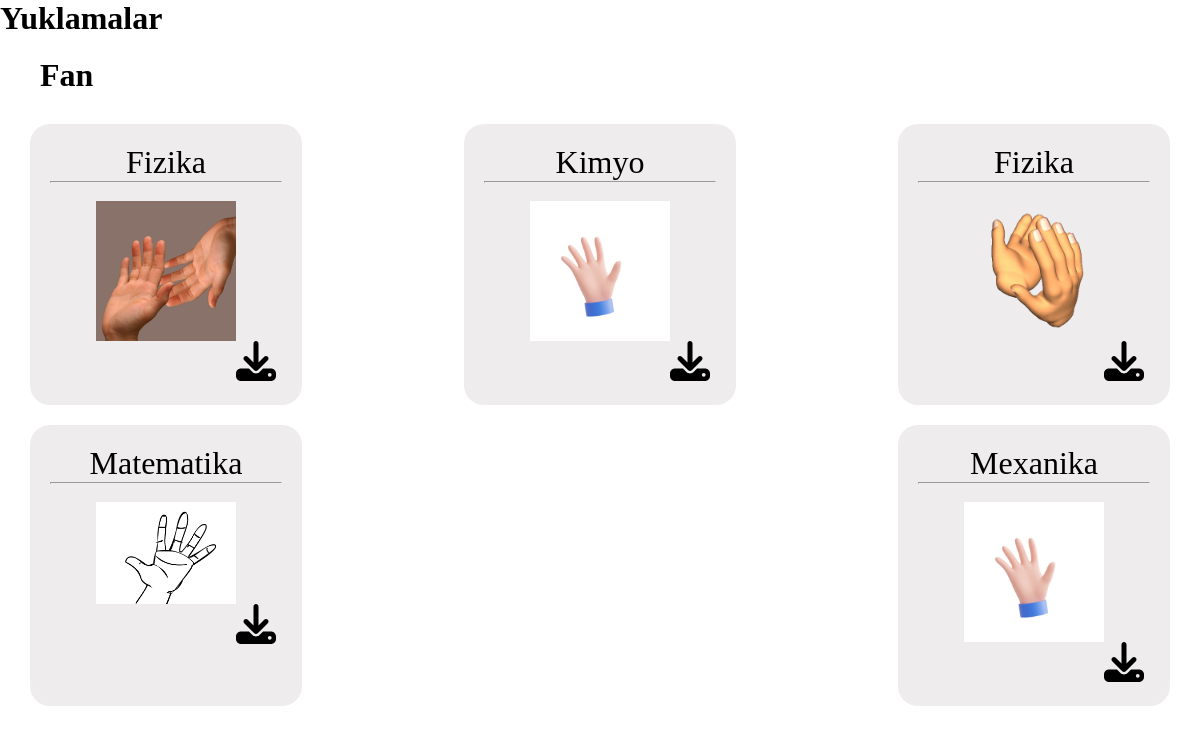
Page /kopsozlar/4 on the committed database.
### asosiy/models.py (models this page shows, shortened)
class Sozlar(models.Model):
    bolim_fk=models.ForeignKey(Bolim,on_delete=models.CASCADE)
    nom=models.CharField(max_length=70)
    izhoh=models.TextField()
    gif=models.FileField()

class Bolim(models.Model):
    nom=models.CharField(max_length=50)

### asosiy/views.py (the view)
# urls.py: path('kopsozlar/<int:pk>',KopSozlar),
def KopSozlar(request,pk):
    data={
        'data':Sozlar.objects.filter(bolim_fk__id=pk),
        'bolim':Sozlar.objects.filter(bolim_fk__id=pk).last()
    }
    return render(request,'Download.html',data)

### templates/Download.html (shortened to what this page needs)
<!DOCTYPE html>
<html lang="en">
<head>
     {% load static %}
    <link rel="stylesheet" href="{% static 'Download.css' %}">
</head>
<body>
    <h1 class="title">
        Yuklamalar
    </h1>
    <div class="bulim">
        <h1 class="nomi">{{bolim.bolim_fk.nom}}</h1>
        <div class="big_box">
            {% for i in data %}
            <div class="box">
                <h1 class="title">{{i.nom}}</h1>
                <hr><br>
                <img class="jes" src="{{i.gif.url}}" alt="">
                <a href="/down/{{i.id}}">
                    <img class="download" src="/media/download-solid.svg" alt="" srcset="">
                </a>
            </div>
            {% endfor %}
        </div>
    </div>
    </body>
    </html>

### static/Download.css (style rules this page uses)
* { padding: 0; margin: 0; }
body { max-width: 1400px; margin: 0 auto; }
.nomi { margin-top: 20px; margin-left: 40px; }
.big_box { display: flex; flex-wrap: wrap; justify-content: space-between; padding: 20px; }
.box { background-color: #eeecec; min-width: 20%; margin: 10px; padding: 20px; border-radius: 20px; }
.box h1 { font-weight: 400; text-align: center; }
.box .jes { display: block; width: 140px; margin-bottom: 20px; margin: 0 auto; }
.box .download { width: 40px; margin-left: 80%; }

### rows in the picture
Sozlar: bolim_fk.nom "Fan", nom "Mexanika", gif (picture)
Sozlar: nom "Fizika", gif (picture)
Sozlar: nom "Kimyo", gif (picture)
Sozlar: nom "Fizika", gif (picture)
Sozlar: nom "Matematika", gif (picture)
